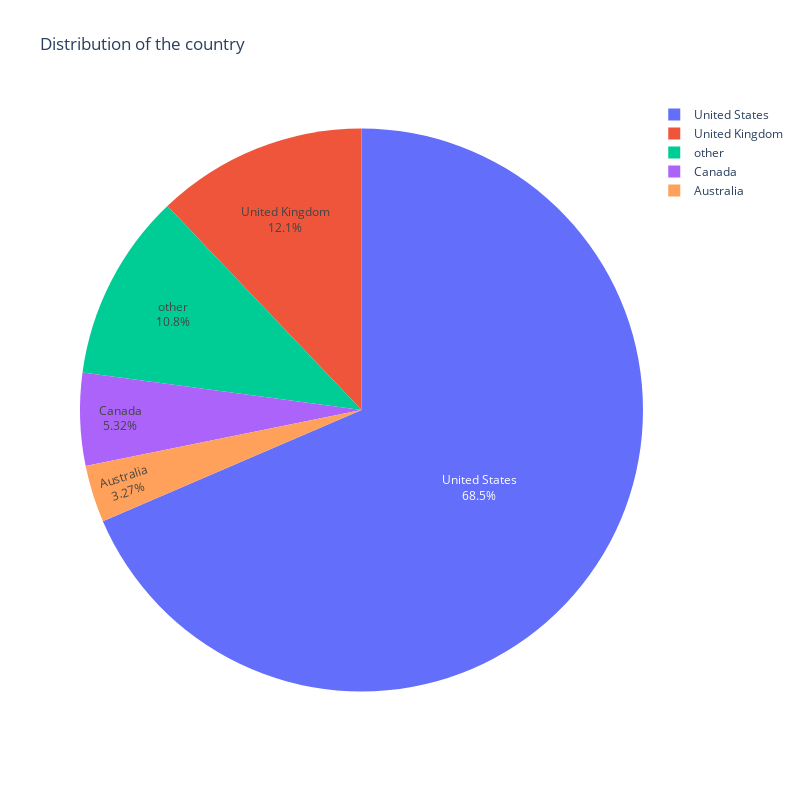

This figure's notebook cell:
### Code cell
country_df = kickstarter_df["country"].value_counts().to_frame().reset_index()
# map the country codes to country names
country_df["country"] = country_df["country"].map(
    {
        "US": "United States",
        "GB": "United Kingdom",
        "CA": "Canada",
        "AU": "Australia",
        "DE": "Germany",
        "FR": "France",
        "NL": "Netherlands",
        "IT": "Italy",
        "ES": "Spain",
        "SE": "Sweden",
        "MX": "Mexico",
        "NZ": "New Zealand",
        "DK": "Denmark",
        "IE": "Ireland",
        "CH": "Switzerland",
        "NO": "Norway",
        "BE": "Belgium",
        "AT": "Austria",
        "HK": "Hong Kong",
        "SG": "Singapore",
        "LU": "Luxembourg",
        "JP": "Japan",
    }
)
country_norm = kickstarter_df.value_counts(["country"], normalize=True)
country_df["norm"] = country_norm.values
country_df["label"] = country_df.apply(
    lambda x: x["country"] if x["norm"] >= 0.03 else "other", axis=1
)
other_country_df = country_df[country_df["label"] == "other"]
country_df.drop(other_country_df.index, inplace=True)
group_other_country_df = other_country_df.groupby("label").sum().reset_index()
country_df = pd.concat([country_df, group_other_country_df], axis=0)
country_df.drop(columns=["country"], inplace=True)
import plotly.graph_objects as go

# Pie chart for the distribution of the country, category, currency, created_at_weekday
# under 3
fig = go.Figure()
fig.add_trace(
    go.Pie(
        labels=country_df["label"],
        values=country_df["count"],
        name="country",
        text=country_df["label"],
    )
)
fig.update_layout(
    width=800,
    height=800,
    title_text="Distribution of the country",
    annotations=[
        dict(
            showarrow=False,
            x=0.5,
            y=0.5,
            text="",
            font_size=20,
            font_family="Arial",
        )
    ],
)

fig.show()

### Figure 1 — Plotly figure (JSON) as saved in the notebook; plotly's stock layout.template omitted (floating-point values rounded to 4 significant figures)
{"data": [{"labels": ["United States", "United Kingdom", "Canada", "Australia", "other"], "name": "country", "text": ["United States", "United Kingdom", "Canada", "Australia", "other"], "type": "pie", "values": [14141, 2498, 1098, 674, 2221]}], "layout": {"annotations": [{"font": {"family": "Arial", "size": 20}, "showarrow": false, "text": "", "x": 0.5, "y": 0.5}], "height": 800, "title": {"text": "Distribution of the country"}, "width": 800}}
